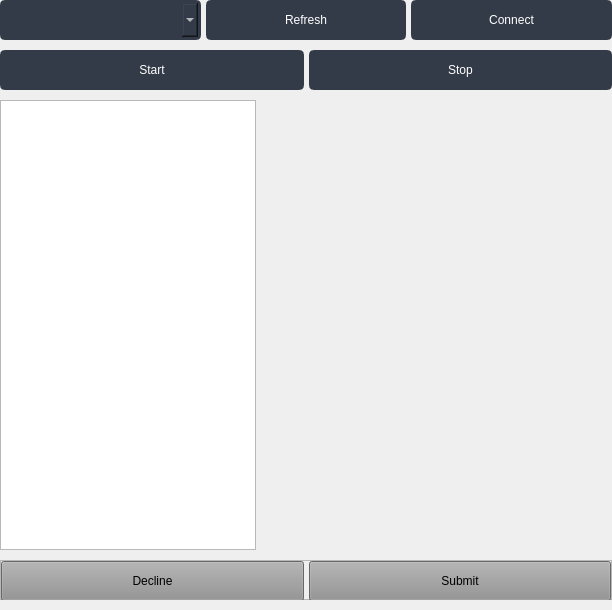
            <widget class="QWidget" name="view_test_page">
             <layout class="QVBoxLayout" name="verticalLayout_6">
              <property name="spacing">
               <number>10</number>
              </property>
              <property name="leftMargin">
               <number>0</number>
              </property>
              <property name="topMargin">
               <number>0</number>
              </property>
              <property name="rightMargin">
               <number>0</number>
              </property>
              <property name="bottomMargin">
               <number>10</number>
              </property>
              <item>
               <widget class="QFrame" name="view_test_top_frame">
                <property name="minimumSize">
                 <size>
                  <width>0</width>
                  <height>40</height>
                 </size>
                </property>
                <property name="maximumSize">
                 <size>
                  <width>16777215</width>
                  <height>40</height>
                 </size>
                </property>
                <property name="frameShape">
                 <enum>QFrame::NoFrame</enum>
                </property>
                <property name="frameShadow">
                 <enum>QFrame::Raised</enum>
                </property>
                <layout class="QHBoxLayout" name="horizontalLayout_4">
                 <property name="spacing">
                  <number>5</number>
                 </property>
                 <property name="leftMargin">
                  <number>0</number>
                 </property>
                 <property name="topMargin">
                  <number>0</number>
                 </property>
                 <property name="rightMargin">
                  <number>0</number>
                 </property>
                 <property name="bottomMargin">
                  <number>0</number>
                 </property>
                 <item>
                  <widget class="QComboBox" name="comboBox">
                   <property name="minimumSize">
                    <size>
                     <width>0</width>
                     <height>40</height>
                    </size>
                   </property>
                   <property name="styleSheet">
                    <string notr="true">border: 3px solid rgb(52, 59, 72);
	border-radius: 5px;	
	background-color: rgb(52, 59, 72);
	
	color: rgb(255, 255, 255)</string>
                   </property>
                   <property name="editable">
                    <bool>true</bool>
                   </property>
                  </widget>
                 </item>
                 <item>
                  <widget class="QPushButton" name="pushButton_5">
                   <property name="minimumSize">
                    <size>
                     <width>0</width>
                     <height>40</height>
                    </size>
                   </property>
                   <property name="styleSheet">
                    <string notr="true">QPushButton {
	border: 3px solid rgb(52, 59, 72);
	border-radius: 5px;	
	background-color: rgb(52, 59, 72);
	
	color: rgb(255, 255, 255);
}
QPushButton:hover {
	background-color: rgb(57, 65, 80);
	border: 3px solid rgb(61, 70, 86);
	color: rgb(255, 255, 255);
}
QPushButton:pressed {	
	background-color: rgb(35, 40, 49);
	border: 3px solid rgb(43, 50, 61);
	color: rgb(255, 255, 255);
}</string>
                   </property>
                   <property name="text">
                    <string>Refresh</string>
                   </property>
                  </widget>
                 </item>
                 <item>
                  <widget class="QPushButton" name="connectButton">
                   <property name="minimumSize">
                    <size>
                     <width>0</width>
                     <height>40</height>
                    </size>
                   </property>
                   <property name="styleSheet">
                    <string notr="true">QPushButton {
	border: 3px solid rgb(52, 59, 72);
	border-radius: 5px;	
	background-color: rgb(52, 59, 72);
	
	color: rgb(255, 255, 255);
}
QPushButton:hover {
	background-color: rgb(57, 65, 80);
	border: 3px solid rgb(61, 70, 86);
	color: rgb(255, 255, 255);
}
QPushButton:pressed {	
	background-color: rgb(35, 40, 49);
	border: 3px solid rgb(43, 50, 61);
	color: rgb(255, 255, 255);
}</string>
                   </property>
                   <property name="text">
                    <string>Connect</string>
                   </property>
                  </widget>
                 </item>
                </layout>
               </widget>
              </item>
              <item>
               <widget class="QFrame" name="view_test_middle1_frame">
                <property name="minimumSize">
                 <size>
                  <width>0</width>
                  <height>40</height>
                 </size>
                </property>
                <property name="maximumSize">
                 <size>
                  <width>16777215</width>
                  <height>40</height>
                 </size>
                </property>
                <property name="frameShape">
                 <enum>QFrame::NoFrame</enum>
                </property>
                <property name="frameShadow">
                 <enum>QFrame::Raised</enum>
                </property>
                <layout class="QHBoxLayout" name="horizontalLayout_5">
                 <property name="spacing">
                  <number>5</number>
                 </property>
                 <property name="leftMargin">
                  <number>0</number>
                 </property>
                 <property name="topMargin">
                  <number>0</number>
                 </property>
                 <property name="rightMargin">
                  <number>0</number>
                 </property>
                 <property name="bottomMargin">
                  <number>0</number>
                 </property>
                 <item>
                  <widget class="QPushButton" name="startButton">
                   <property name="minimumSize">
                    <size>
                     <width>0</width>
                     <height>40</height>
                    </size>
                   </property>
                   <property name="styleSheet">
                    <string notr="true">QPushButton {
	border: 3px solid rgb(52, 59, 72);
	border-radius: 5px;	
	background-color: rgb(52, 59, 72);
	
	color: rgb(255, 255, 255);
}
QPushButton:hover {
	background-color: rgb(57, 65, 80);
	border: 3px solid rgb(61, 70, 86);
	color: rgb(255, 255, 255);
}
QPushButton:pressed {	
	background-color: rgb(35, 40, 49);
	border: 3px solid rgb(43, 50, 61);
	color: rgb(255, 255, 255);
}</string>
                   </property>
                   <property name="text">
                    <string>Start</string>
                   </property>
                  </widget>
                 </item>
                 <item>
                  <widget class="QPushButton" name="stopButton">
                   <property name="minimumSize">
                    <size>
                     <width>0</width>
                     <height>40</height>
                    </size>
                   </property>
                   <property name="styleSheet">
                    <string notr="true">QPushButton {
	border: 3px solid rgb(52, 59, 72);
	border-radius: 5px;	
	background-color: rgb(52, 59, 72);
	
	color: rgb(255, 255, 255);
}
QPushButton:hover {
	background-color: rgb(57, 65, 80);
	border: 3px solid rgb(61, 70, 86);
	color: rgb(255, 255, 255);
}
QPushButton:pressed {	
	background-color: rgb(35, 40, 49);
	border: 3px solid rgb(43, 50, 61);
	color: rgb(255, 255, 255);
}</string>
                   </property>
                   <property name="text">
                    <string>Stop</string>
                   </property>
                  </widget>
                 </item>
                </layout>
               </widget>
              </item>
              <item>
               <widget class="QFrame" name="view_test_middle2_frame">
                <property name="minimumSize">
                 <size>
                  <width>0</width>
                  <height>450</height>
                 </size>
                </property>
                <property name="maximumSize">
                 <size>
                  <width>16777215</width>
                  <height>16777215</height>
                 </size>
                </property>
                <property name="frameShape">
                 <enum>QFrame::NoFrame</enum>
                </property>
                <property name="frameShadow">
                 <enum>QFrame::Raised</enum>
                </property>
                <layout class="QHBoxLayout" name="horizontalLayout_6">
                 <property name="leftMargin">
                  <number>0</number>
                 </property>
                 <property name="topMargin">
                  <number>0</number>
                 </property>
                 <property name="rightMargin">
                  <number>0</number>
                 </property>
                 <property name="bottomMargin">
                  <number>0</number>
                 </property>
                 <item>
                  <widget class="QTableView" name="tableView">
                   <property name="minimumSize">
                    <size>
                     <width>0</width>
                     <height>450</height>
                    </size>
                   </property>
                  </widget>
                 </item>
                 <item>
                  <widget class="QWidget" name="widget" native="true">
                   <property name="minimumSize">
                    <size>
                     <width>350</width>
                     <height>450</height>
                    </size>
                   </property>
                  </widget>
                 </item>
                </layout>
               </widget>
              </item>
              <item>
               <widget class="QFrame" name="view_test_bottom_frame">
                <property name="minimumSize">
                 <size>
                  <width>0</width>
                  <height>40</height>
                 </size>
                </property>
                <property name="maximumSize">
                 <size>
                  <width>16777215</width>
                  <height>40</height>
                 </size>
                </property>
                <property name="frameShape">
                 <enum>QFrame::StyledPanel</enum>
                </property>
                <property name="frameShadow">
                 <enum>QFrame::Raised</enum>
                </property>
                <layout class="QHBoxLayout" name="horizontalLayout_7">
                 <property name="spacing">
                  <number>5</number>
                 </property>
                 <property name="leftMargin">
                  <number>0</number>
                 </property>
                 <property name="topMargin">
                  <number>0</number>
                 </property>
                 <property name="rightMargin">
                  <number>0</number>
                 </property>
                 <property name="bottomMargin">
                  <number>0</number>
                 </property>
                 <item>
                  <widget class="QPushButton" name="declineButton">
                   <property name="minimumSize">
                    <size>
                     <width>0</width>
                     <height>40</height>
                    </size>
                   </property>
                   <property name="styleSheet">
                    <string notr="true">background-color: rgb(144, 144, 144);</string>
                   </property>
                   <property name="text">
                    <string>Decline</string>
                   </property>
                  </widget>
                 </item>
                 <item>
                  <widget class="QPushButton" name="submitButton">
                   <property name="minimumSize">
                    <size>
                     <width>0</width>
                     <height>40</height>
                    </size>
                   </property>
                   <property name="styleSheet">
                    <string notr="true">background-color: rgb(144, 144, 144);</string>
                   </property>
                   <property name="text">
                    <string>Submit</string>
                   </property>
                  </widget>
                 </item>
                </layout>
               </widget>
              </item>
             </layout>
            </widget>
